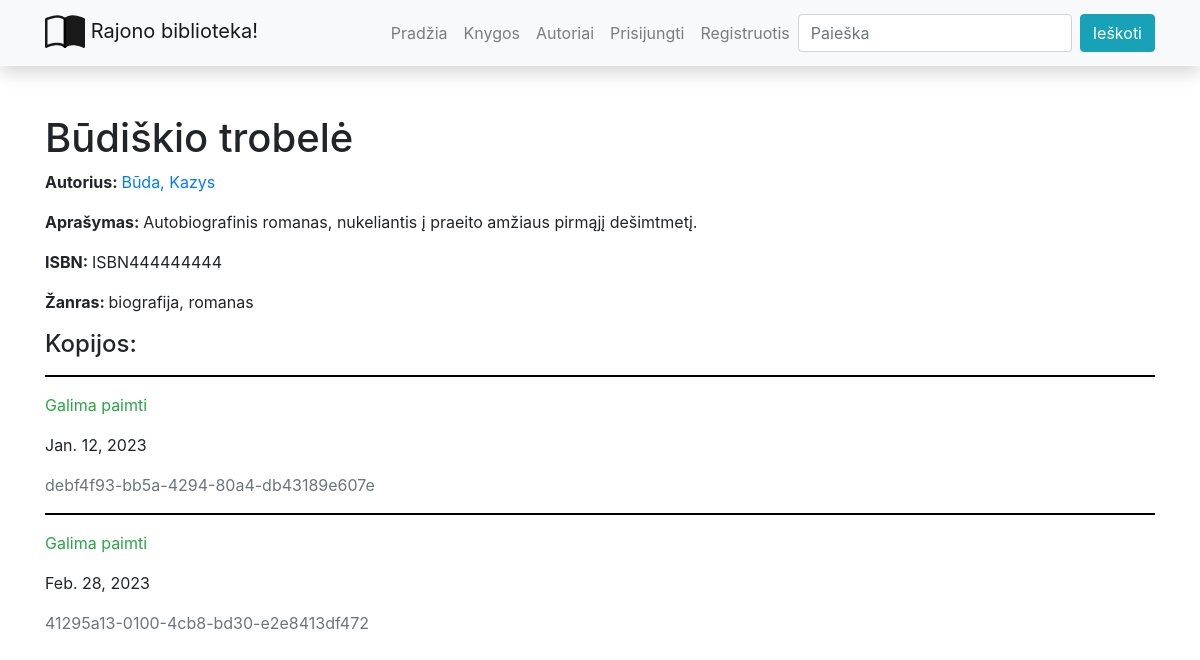
The app's page /library/books/1, older data.
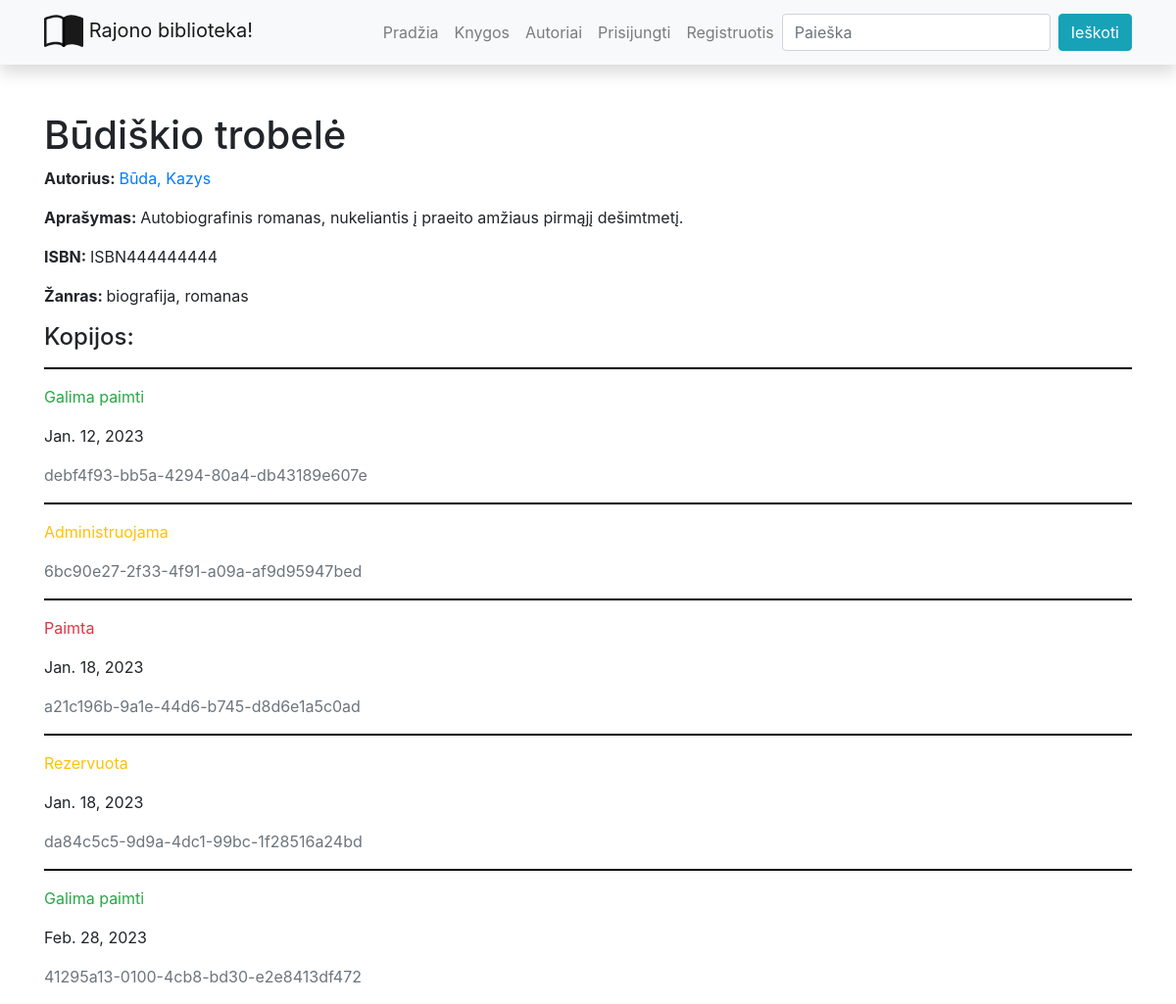
The same page, newer data.
### library/models.py (models this page shows, shortened)
class BookInstance(models.Model):
    id = models.UUIDField(primary_key=True, default=uuid.uuid4, help_text='Unikalus knygos kopijos ID')
    book = models.ForeignKey('Book', on_delete=models.SET_NULL, null=True)
    due_back = models.DateField('Bus prieinama', null=True, blank=True)
    LOAN_STATUS = (
        ('a', 'Administruojama'),
        ('p', 'Paimta'),
        ('g', 'Galima paimti'),
        ('r', 'Rezervuota')
    )
    status = models.CharField(
        max_length=1,
        choices=LOAN_STATUS,
        blank=True,
        default='a',
        help_text='Status'
    )
    reader = models.ForeignKey(User, on_delete=models.SET_NULL, null=True, blank=True)
    class Meta:
        ordering = ['due_back'] # admin svetainės settingas, kaip rikiuojama

### library/views.py (the view)
# urls.py: path('books/<int:pk>', views.BookDetailView.as_view(), name='book-detail'),
class BookDetailView(generic.DetailView):
    model = Book  # šablonui autosukuriamas kintamas book
    template_name = 'book_detail_styled.html'

### library/models.py (called while the page is built)
    def __str__(self):
        return self.name

    def __str__(self):
        return f'{self.last_name}, {self.first_name}'

### library/templates/book_detail_styled.html
{% extends "base.html" %}
{% block content %}
<h1>{{ book.title }} </h1>
<p><strong>Autorius: </strong><a href="{% url 'author-detail' book.author.id %}">{{ book.author }}</a></p>
<p><strong>Aprašymas: </strong>{{ book.summary }} </p>
<p><strong>ISBN: </strong>{{ book.isbn }} </p>
<p><strong>Žanras: </strong>{{ book.genre.all|join:", " }}</p>
<h4>Kopijos:</h4>
{% for book_inst_obj in book.bookinstance_set.all %}
<hr>
<p class="{% if book_inst_obj.status == 'g' %}text-success
{% elif book_inst_obj.status == 'p' %}text-danger
{% else %}text-warning
{% endif %}">{{ book_inst_obj.get_status_display }}</p>
{% if book_inst_obj.status != 'a' %}
<p>{{ book_inst_obj.due_back }}</p>
{% endif %}
<p class="text-muted">{{ book_inst_obj.id }}</p>
{% endfor %}
{% endblock %}

Row changes from the older to the newer data that the page shows:
added BookInstance: status "Administruojama", id "6bc90e27-2f33-4f91-a09a-af9d95947bed"
added BookInstance: status "Paimta", due_back "Jan. 18, 2023", id "a21c196b-9a1e-44d6-b745-d8d6e1a5c0ad"
added BookInstance: status "Rezervuota", due_back "Jan. 18, 2023", id "da84c5c5-9d9a-4dc1-99bc-1f28516a24bd"
